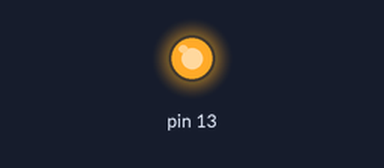
The sketch below on a simulated Arduino Uno, built with avr-gcc and run on an emulated ATmega328P. Shown: output pins drawn as LEDs (lit = HIGH).

Above: at 0.1 s.
At 1.1 s:
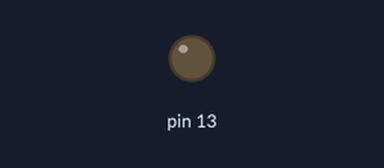
Timing chart, 0 to 2.6 s (numbered marks = the images above):
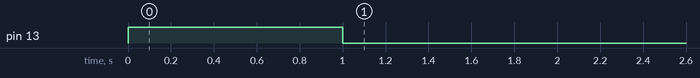

The sketch:

Training_class_1__basic_.ino
```cpp
void setup() {
  //pinMode(pinno,INPUT/OUTPUT);
  //digitalWrite(pino,HIGH/LOW);
  //delay(millisecond);
  //digitalRead(pinno);
  //analogWrite(pinno.,0-255);   timer - 8bit
  //analogRead(pinno.);
  pinMode(13,OUTPUT);
  pinMode(2,INPUT);
  digitalWrite(13,HIGH);
  delay(1000);
  digitalWrite(13,LOW);

}

void loop() {

 }


 /*
  * 1. DECLARE PIN AS INPUT/OUTPUT;
  * 2. COMMANDS TO BE GIVEN
  */
```
